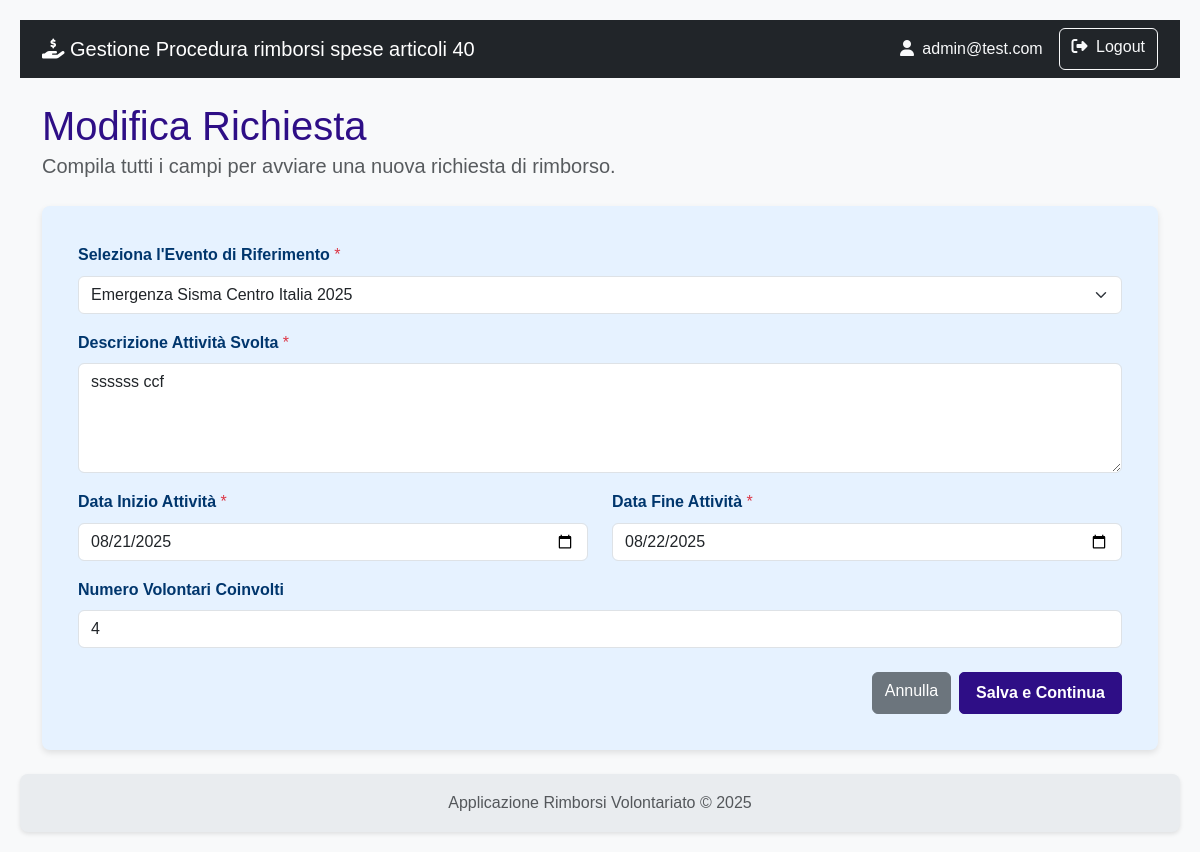
Page /richiesta/4/modifica (signed in) on the committed database.
### rimborsi/models.py (models this page shows)
class User(db.Model, UserMixin):
    id = db.Column(db.Integer, primary_key=True)
    username = db.Column(db.String(80), nullable=False)
    email = db.Column(db.String(120), nullable=False)
    password_hash = db.Column(db.String(120), nullable=False)
    role = db.Column(db.String(20), nullable=False)
    organizzazioni = db.relationship('Organizzazione', secondary=associazione_utente_organizzazione, back_populates='utenti_compilatori')
    __table_args__ = (
        db.UniqueConstraint('username', name='uq_user_username'),
        db.UniqueConstraint('email', name='uq_user_email'),
    )

class Richiesta(db.Model):
    id = db.Column(db.Integer, primary_key=True)
    codice_uni = db.Column(db.String(25),  nullable=False)
    stato = db.Column(db.String(1), default='A', nullable=False)
    esito = db.Column(db.String(1))
    attivita_svolta = db.Column(db.Text)
    data_inizio_attivita = db.Column(db.Date)
    data_fine_attivita = db.Column(db.Date)
    numero_volontari_coinvolti = db.Column(db.Integer)
    data_creazione = db.Column(db.DateTime, default=datetime.utcnow)
    data_invio = db.Column(db.DateTime)
    protocollo_invio = db.Column(db.String(50), nullable=True)
    note_istruttoria = db.Column(db.Text, nullable=True)
    data_fine_istruttoria = db.Column(db.DateTime)
    protocollo_istruttoria = db.Column(db.String(50), nullable=True)
    evento_id = db.Column(db.Integer, db.ForeignKey('evento.id'), nullable=False)
    organizzazione_id = db.Column(db.Integer, db.ForeignKey('organizzazione.id'), nullable=False)
    impieghi = db.relationship('ImpiegoMezzoAttrezzatura', backref='richiesta', lazy=True, cascade="all, delete-orphan")
    spese = db.relationship('Spesa', backref='richiesta', lazy=True, cascade="all, delete-orphan")
    __table_args__ = (
        db.UniqueConstraint('protocollo_invio', name='uq_richiesta_protocollo_invio'),
        db.UniqueConstraint('protocollo_istruttoria', name='uq_richiesta_protocollo_istruttoria'),
        db.UniqueConstraint('codice_uni', name='uq_richiesta_codice_uni')
    )

### rimborsi/richiesta/routes.py (the view, shortened to what this page needs)
@richiesta_bp.route('/<int:richiesta_id>/modifica', methods=['GET', 'POST'])
@login_required
def modifica_richiesta(richiesta_id):
    richiesta = Richiesta.query.get_or_404(richiesta_id)
    form = RichiestaForm(obj=richiesta)
    return render_template('richiesta/crea_richiesta.html',
                           form=form,
                           richiesta=richiesta,
                           titolo="Modifica Richiesta",
                           action_url=url_for('richiesta.modifica_richiesta', richiesta_id=richiesta.id)
    )

### rimborsi/richiesta/forms.py (called while the page is built)
def evento_query():
    return Evento.query.order_by(Evento.data_inizio.desc())

### rimborsi/templates/richiesta/crea_richiesta.html (shortened to what this page needs)
{% extends 'base.html' %}
{% block content %}
    <div class="mb-4">
        <h1 class="mb-0">{{ titolo }}</h1>
        <p class="lead text-muted">Compila tutti i campi per avviare una nuova richiesta di rimborso.</p>
    </div>
    <div class="card shadow-sm">
        <div class="card-body">
            <form method="POST" action="{{ action_url if action_url is defined else url_for('richiesta.crea_richiesta') }}" novalidate>
                <div class="mb-3">
                    {{ form.evento.label(class="form-label fw-bold") }}
                    <span class="text-danger">*</span>
                    {{ form.evento(class="form-select" + (" is-invalid" if form.evento.errors else "")) }}
                </div>
                <div class="mb-3">
                    {{ form.attivita_svolta.label(class="form-label fw-bold") }}
                    <span class="text-danger">*</span>
                    {{ form.attivita_svolta(class="form-control" + (" is-invalid" if form.attivita_svolta.errors else ""), rows=4) }}
                </div>
                <div class="row mb-3">
                    <div class="col-md-6">
                        {{ form.data_inizio_attivita.label(class="form-label fw-bold") }}
                        <span class="text-danger">*</span>
                        {{ form.data_inizio_attivita(class="form-control" + (" is-invalid" if form.data_inizio_attivita.errors else "")) }}
                    </div>
                    <div class="col-md-6">
                        {{ form.data_fine_attivita.label(class="form-label fw-bold") }}
                        <span class="text-danger">*</span>
                        {{ form.data_fine_attivita(class="form-control" + (" is-invalid" if form.data_fine_attivita.errors else "")) }}
                    </div>
                </div>
                <div class="mb-4">
                    {{ form.numero_volontari_coinvolti.label(class="form-label fw-bold") }}
                    {{ form.numero_volontari_coinvolti(class="form-control" + (" is-invalid" if form.numero_volontari_coinvolti.errors else "")) }}
                </div>
                <div class="d-flex justify-content-end">
                    <a href="{{ url_for('main.dashboard') }}" class="btn btn-secondary me-2">Annulla</a>
                    {{ form.submit(class="btn btn-primary") }}
                </div>
            </form>
        </div>
    </div>
{% endblock %}

### rimborsi/templates/base.html (shortened to what this page needs)
<!doctype html>
<html lang="it" class="h-100">
<head>
    <link href="https://cdn.jsdelivr.net/npm/bootstrap@5.3.3/dist/css/bootstrap.min.css" rel="stylesheet" xintegrity="sha384-QWTKZyjpPEjISv5WaRU9OFeRpok6YctnYmDr5pNlyT2bRjXh0JMhjY6hW+ALEwIH">
    <link rel="stylesheet" href="https://cdnjs.cloudflare.com/ajax/libs/font-awesome/6.5.2/css/all.min.css" xintegrity="sha512-SnH5WK+bZxgPHs44uWIX+LLJAJ9/2PkPKZ5QiAj6Ta86w+fsb2TkcmfRyVX3pBnMFcV7oQPJkl9QevSCWr3W6A==" />
    <link rel="stylesheet" href="{{ url_for('static', filename='css/styles.css') }}">
</head>
<body>
    <nav class="navbar navbar-expand-lg navbar-dark bg-dark">
        <div class="container">
            <a class="navbar-brand" href="{{ url_for('auth.index') }}">
                <i class="fas fa-hand-holding-dollar"></i>
                Gestione Procedura rimborsi spese articoli 40
            </a>
            <div class="collapse navbar-collapse" id="navbarNav">
                <div class="d-flex ms-auto">
                    {% if current_user.is_authenticated %}
                        <span class="navbar-text me-3 text-light">
                            <i class="fas fa-user me-1"></i> {{ current_user.email }}
                        </span>
                        <a href="{{ url_for('auth.logout') }}" class="btn btn-outline-light">
                            <i class="fas fa-sign-out-alt me-1"></i> Logout
                        </a>
                    {% else %}
                        <a href="{{ url_for('auth.registrati') }}" class="btn btn-outline-light me-2">Registrati</a>
                        <a href="{{ url_for('auth.login') }}" class="btn btn-outline-light">Login</a>
                    {% endif %}
                </div>
            </div>
        </div>
    </nav>
    <main class="container my-4">
        {% block content %}{% endblock %}
    </main>
    <footer class="footer mt-auto py-3">
        <div class="container text-center">
            <span class="text-muted">Applicazione Rimborsi Volontariato &copy; 2025</span>
        </div>
    </footer>
</body>
</html>

### rimborsi/static/css/styles.css (style rules this page uses)
:root { --color-primary: #2e0e86; --color-primary-hover: #142fca; --color-text-light: #ffffff; --color-card-bg: #e6f2ff; --color-card-text: #00366d; --color-bg: #f4f4f4; --color-text-dark: #333; --color-link: #0055a4; --border-radius: 8px; --box-shadow: 0 2px 4px rgba(0, 0, 0, 0.1); --box-shadow-card: 0 3px 6px rgba(0, 0, 0, 0.1); --transition-standard: all 0.3s ease; }
body { font-family: Arial, sans-serif; background-color: var(--color-bg); color: var(--color-text-dark); margin: 0; padding: 20px; line-height: 1.6; }
h1, h2, h3, h4, h5, h6 { color: var(--color-primary); margin-top: 0; }
a { color: var(--color-link); text-decoration: none; }
.btn-primary { background-color: var(--color-primary) !important; border-color: var(--color-primary) !important; color: var(--color-text-light) !important; font-weight: bold !important; text-decoration: none !important; display: inline-flex !important; align-items: center !important; justify-content: center !important; padding: 0.5rem 1rem !important; border-radius: 5px !important; transition: var(--transition-standard) !important; cursor: pointer; }
.card { flex: 1; background-color: var(--color-card-bg); color: var(--color-card-text); border-radius: var(--border-radius); padding: 20px; box-shadow: var(--box-shadow-card); transition: transform 0.2s ease-in-out; border: none; }
.shadow-sm { box-shadow: var(--box-shadow-card) !important; }
.text-center { text-align: center; }
.footer { display: flex; justify-content: left; gap: 20px; background-color: var(--color-primary); padding: 15px 20px; border-radius: var(--border-radius); margin-top: 20px; box-shadow: var(--box-shadow); }

### rimborsi/templates/base.html (style rules this page uses)
body { display: flex; flex-direction: column; min-height: 100vh; background-color: #f8f9fa; }
main { flex: 1; }
.footer { background-color: #e9ecef; }

### rows in the picture
User: email "admin@test.com"
Richiesta: evento "Emergenza Sisma Centro Italia 2025", attivita_svolta "ssssss ccf", data_inizio_attivita "08/21/2025", data_fine_attivita "08/22/2025", numero_volontari_coinvolti "4"

### other values in the picture
{{ titolo }} "Modifica Richiesta"
